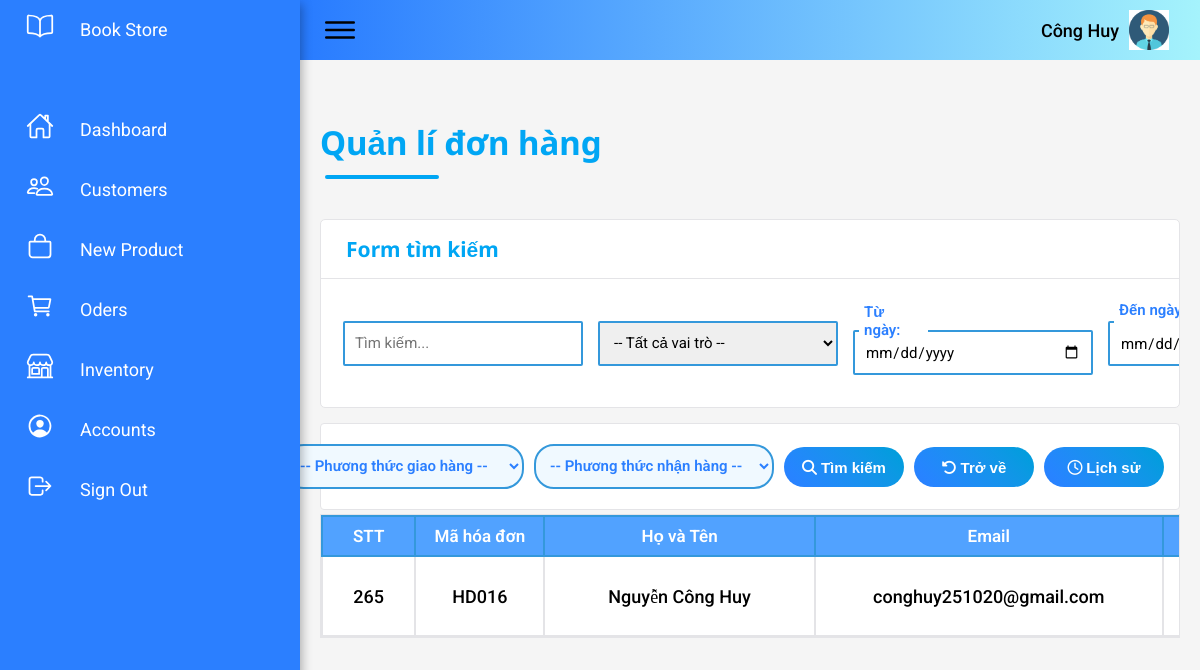
Page /project/Admin/interface/donhang.php (signed in) on the committed database.
### tables this page shows
CREATE TABLE `hoadon` (
  `id_hoadon` int(11) NOT NULL,
  `ma_hoadon` varchar(20) DEFAULT NULL,
  `id_chinhanh` int(11) DEFAULT NULL,
  `phuongthucnhan` enum('Giao hàng tận nơi','Nhận tại cửa hàng') NOT NULL DEFAULT 'Giao hàng tận nơi',
  `magiamgia` varchar(255) DEFAULT NULL,
  `tong_tien` decimal(10,3) NOT NULL DEFAULT 0.000,
  `ngay_tao` datetime NOT NULL DEFAULT current_timestamp(),
  `trang_thai` enum('Đang xử lí','Chờ xác nhận','Đã xác nhận','Đã giao','Đã hủy') NOT NULL DEFAULT 'Đang xử lí',
  `kieu_giao_hang` enum('Giao khi có hàng','Chọn thời gian') NOT NULL DEFAULT 'Giao khi có hàng',
  `id_khachhang` int(11) NOT NULL,
  `ngay_giao_hang` date DEFAULT NULL,
  `start_time` time DEFAULT NULL,
  `end_time` time DEFAULT NULL,
  `ho_va_ten` varchar(255) NOT NULL,
  `email` varchar(255) NOT NULL,
  `so_dien_thoai` varchar(255) NOT NULL,
  `dia_chi` varchar(255) DEFAULT NULL,
  `tinh_thanh` varchar(255) DEFAULT NULL,
  `quan_huyen` varchar(255) DEFAULT NULL,
  `phuong_xa` varchar(255) DEFAULT NULL,
  `phuongthucthanhtoan` enum('Thanh toán khi giao hàng (COD)','Chuyển khoản qua ngân hàng') NOT NULL DEFAULT 'Thanh toán khi giao hàng (COD)'
);

### project/Admin/interface/donhang.php (the view, shortened to what this page needs)
<!DOCTYPE html>
<html lang="en">
<head>
    <link rel="stylesheet" href="../../css/doan.css">
    <link rel="stylesheet" href="../../css/new_products.css">
    <link rel="stylesheet" href="https://cdnjs.cloudflare.com/ajax/libs/font-awesome/5.15.4/css/all.min.css">
    <link rel="stylesheet" href="https://cdnjs.cloudflare.com/ajax/libs/font-awesome/6.7.2/css/all.min.css">
    <link rel="stylesheet" href="https://cdn.jsdelivr.net/npm/sweetalert2@11.7.5/dist/sweetalert2.min.css">
</head>
<?php
include('../../html/db/connect.php');
$keyword = isset($_GET['keyword']) ? trim($_GET['keyword']) : '';
$sql_query = "SELECT hoadon.*, chinhanh.ten_chinhanh, chinhanh.diachi_cuthe
              FROM hoadon
              LEFT JOIN chinhanh ON hoadon.id_chinhanh = chinhanh.id_chinhanh
              WHERE 1";
$sql_query .= " ORDER BY hoadon.id_hoadon ASC";
$sql_hoadon = mysqli_query($con, $sql_query);
?>
<body>
    <div class="container">
        <?php
        include("../../Admin/interface/navigation.php")
        ?>
        <div class="main">
            <?php
            include("../../Admin/interface/topbar.php")
            ?>
            <div class="manage_order">
                <h1 class="title_order">Quản lí đơn hàng</h1>
                <hr class="dash">
            </div>
            <form method="GET">
                <div class="form_product">
                    <div class="form_search">
                        <div class="form_search_1">
                            <div class="title_form">
                                <h1>Form tìm kiếm</h1>
                            </div>
                            <div class="search_product">
                                <div class="input_product">
                                    <input class="input_export" name="keyword" placeholder="Tìm kiếm..." value="<?php echo htmlspecialchars($keyword); ?>">
                                </div>
                                <div class="classify_status">
                                    <select class="search_status" name="status">
                                        <option value="">-- Tất cả vai trò --</option>
                                    </select>
                                </div>
                                <div class="input_date_range">
                                    <div class="from_date">
                                        <label>Từ ngày:</label>
                                        <input class="input_date" type="date" name="from_date" value="<?php echo isset($_GET['from_date']) ? $_GET['from_date'] : ''; ?>">
                                    </div>
                                    <div class="to_date">
                                        <label>Đến ngày:</label>
                                        <input class="input_date" type="date" name="to_date" value="<?php echo isset($_GET['to_date']) ? $_GET['to_date'] : ''; ?>">
                                    </div>
                                </div>
                            </div>
                        </div>
                    </div>
                </div>
                <div class="form_add">
                    <div class="form_add_1">
                        <div class="classify_delivery">
                            <select class="search_kieu_giao" name="kieu_giao_hang">
                                <option value="">-- Phương thức giao hàng --</option>
                            </select>
                        </div>
                        <div class="classify_receive">
                            <select class="search_nhan_hang" name="phuongthucnhan">
                                <option value="">-- Phương thức nhận hàng --</option>
                            </select>
                        </div>
                        <div class="button_search">
                            <button type="submit">
                                <i class="fa-solid fa-magnifying-glass"></i>
                                <span>Tìm kiếm</span>
                            </button>
                        </div>
                        <div class="button_reset">
                            <a href="../../Admin/interface/donhang.php" style="text-decoration: none;">
                                <button type="button" class="button_return">
                                    <i class="fa-solid fa-rotate-left"></i>
                                    <span>Trở về</span>
                                </button>
                            </a>
                        </div>
                        <div class="button_history">
                            <button id="btn-history" type="button" class="button_history_1">
                                <i class="fa-regular fa-clock"></i>
                                <span>Lịch sử</span>
                            </button>
                        </div>
                    </div>
                </div>
            </form>
            <div class="content">
                <div class="cards-1">
                    <div class="content-2">
                        <div class="recent-payments">
                            <table>
                                <thead>
                                    <tr>
                                        <th>STT</th>
                                        <th>Mã hóa đơn</th>
                                        <th>Họ và Tên</th>
                                        <th>Email</th>
                                        <th>Số điện thoại</th>
                                    </tr>
                                </thead>
                                <tbody>
                                    <?php
                                    function hienThiGiaTri($value, $default = 'Không có')
                                    {
                                        return isset($value) && $value !== null && $value !== '' ? $value : $default;
                                    }
                                    while ($row_hoadon = mysqli_fetch_array($sql_hoadon)) {
                                    ?>
                                        <tr>
                                            <td><?php echo hienThiGiaTri($row_hoadon['id_hoadon']) ?></td>
                                            <td><?php echo hienThiGiaTri($row_hoadon['ma_hoadon']) ?></td>
                                            <td><?php echo hienThiGiaTri($row_hoadon['ho_va_ten']) ?></td>
                                            <td><?php echo hienThiGiaTri($row_hoadon['email']) ?></td>
                                            <td><?php echo hienThiGiaTri($row_hoadon['so_dien_thoai']) ?></td>
                                        </tr>
                                    <?php } ?>
                                </tbody>
                            </table>
                        </div>
                    </div>
                </div>
            </div>
</body>
</html>

### project/css/doan.css (style rules this page uses)
* { margin: 0px; padding: 0px; box-sizing: border-box; font-family: sans-serif; }
:root { --blue: #287bff; --white: #fff; --grey: #f5f5f5; --black1: #222; --black2: #999; }
body { min-height: 100vh; overflow-x: hidden; }
.container { position: relative; width: 100%; }
.main { position: absolute; width: calc(100% - 300px); left: 300px; min-height: 100vh; background: var(--white); transition: 0.5s; }

### project/css/new_products.css (style rules this page uses)
.recent-payments { position: relative; display: grid; min-height: 500px; background: var(--white); padding: 20px; box-shadow: 0 7px 25px rgba(0, 0, 0, 0.08); border-radius: 20px; }
.content .recent-payments table tr td:nth-child(1) { text-align: center; }
.content .recent-payments table tr td:nth-child(2) { text-align: center; }
.content .recent-payments table tr td:nth-child(3) { text-align: center; }
.content .recent-payments table tr td:nth-child(4) { text-align: center; }
.content .recent-payments table tr td:nth-child(5) { text-align: center; }
.container .content .cards-1 { padding: 20px 15px; }

### rows in the picture
hoadon: id_hoadon "265", ma_hoadon "HD016", ho_va_ten "Nguyễn Công Huy", email "conghuy251020@gmail.com"

### other values in the picture
$_SESSION['username'] "Công Huy"
